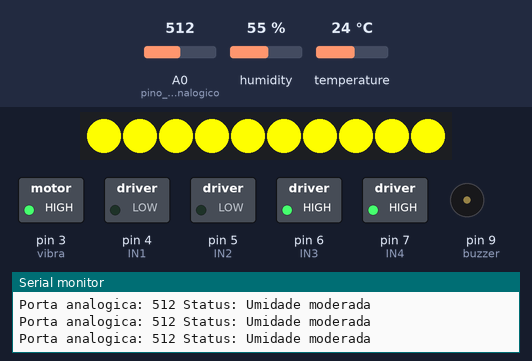
Bench run of a sketch on a simulated Arduino Uno, built with avr-gcc and run on an emulated ATmega328P. Shown: 10 RGB LEDs in strip order, left to right, switched loads named in the sketch (green lamp = pin HIGH), buzzer (waves = sounding), the last lines printed to the serial monitor. The inputs (shaded band) are chosen by the test bench; at power-on: A0 (pino_sinal_analogico) = 512, temperature 24 °C, humidity 55 %. Dim RGB values are drawn brighter than linear.

Above: at 3.8 s.
3.9 s: A0 (pino_sinal_analogico) set to 612
16.5 s: A0 (pino_sinal_analogico) set to 630
At 18.2 s:
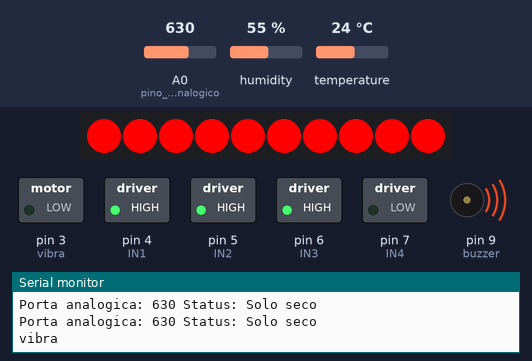
18.3 s: A0 (pino_sinal_analogico) set to 122
At 21.4 s:
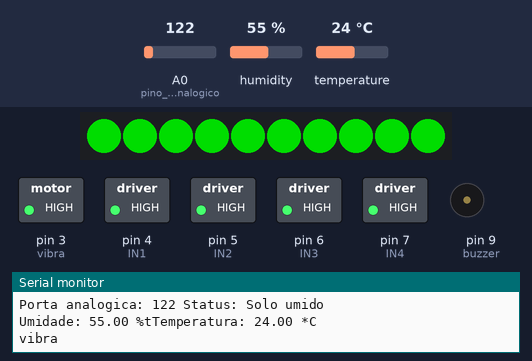
21.6 s: A0 (pino_sinal_analogico) set to 282
25.5 s: A0 (pino_sinal_analogico) set to 316
At 28.1 s:
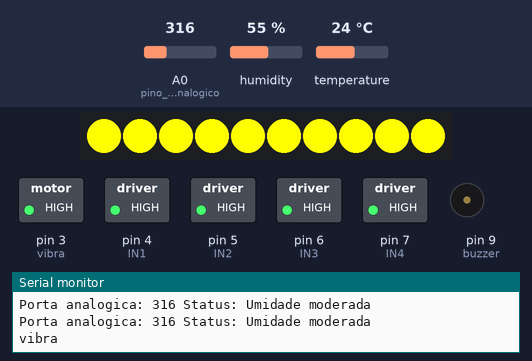
28.4 s: temperature set to 26 °C
32.1 s: temperature set to 29 °C
At 37.0 s:
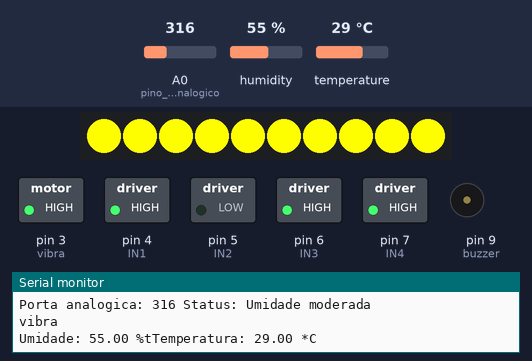
Timing chart, 0 to 45.8 s (numbered marks = the images above; inputs shaded):
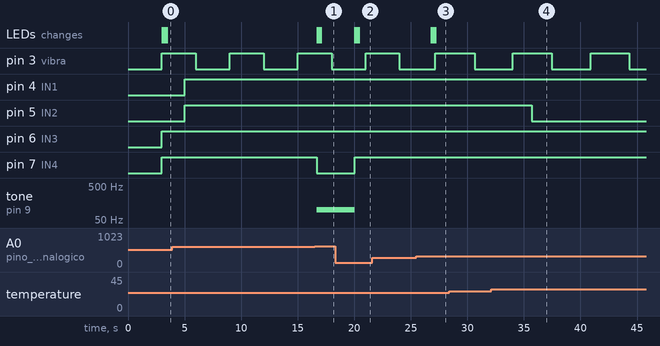

The sketch:

Moisture_sensor011.ino
```cpp
//Programa: Monitoracao de planta usando Arduino - Planta Robô
//Inclusão dos leds RGB
//Inclusão do Sensor de temperatura e umidade
//Inclusão do Buzzer - 20-10-2018 Versão 09.01
//Inclusão do Coller/Temperatura  - 20-10-2018 Versão 10.01
//Inclusão da Bomba de Agua  - 20-10-2018 Versão 11.01
//Autor: Jonas Esteves

//------Led Endereçavel
#include <Adafruit_NeoPixel.h> //Inclusão da biblioteca Led
#ifdef __AVR__
  #include <avr/power.h>
#endif

#include "DHT.h" //Inclusão do DHT

#define PIN 13 //pino do led
#define NUMPIXELS 10 //Quantidade de leds
// Parameter 1 = number of pixels in strip
// Parameter 2 = pin number (most are valid)
// Parameter 3 = pixel type flags, add together as needed:
//   NEO_KHZ800  800 KHz bitstream (most NeoPixel products w/WS2812 LEDs)
//   NEO_KHZ400  400 KHz (classic 'v1' (not v2) FLORA pixels, WS2811 drivers)
//   NEO_GRB     Pixels are wired for GRB bitstream (most NeoPixel products)
//   NEO_RGB     Pixels are wired for RGB bitstream (v1 FLORA pixels, not v2)
Adafruit_NeoPixel pixels = Adafruit_NeoPixel(NUMPIXELS, PIN, NEO_GRB + NEO_KHZ800);

//Sensor de Temperatura
#define DHTPIN A1 // pino que estamos conectado
#define DHTTYPE DHT11 // DHT 11
// Conecte pino 1 do sensor (esquerda) ao +5V
// Conecte pino 2 do sensor ao pino de dados definido em seu Arduino
// Conecte pino 4 do sensor ao GND
// Conecte o resistor de 10K entre pin 2 (dados)
// e ao pino 1 (VCC) do sensor
DHT dht(DHTPIN, DHTTYPE);

//------Definição dos pinos
#define pino_sinal_analogico A0 //Sensor de solo
int valor_analogico; //Valor do Sensor de solo
#define vibra 3 //Motor de Vibração
#define buzzer 9 //Buzzer
float seno;
int frequencia;

//Motores - Definicoes pinos Arduino ligados a entrada da Ponte H
int IN1 = 4; //Motor Cooler +
int IN2 = 5; //Motor Cooler -
int IN3 = 6; //Motor Agua +
int IN4 = 7; //Motor Agua -

void acendeSensor_solo();//Funçao que controla o acendimento do Sensor_solo
void acendeVibra();//Funçao que controla o acendimento do Sensor_solo
void acendeDHT();//Funçao que controla o acendimento do Sensor_solo

//int vibra = 3; //Motor de vibração

unsigned long tempoSensor_solo=0; //Variavel para armazenar o tempo do Sensor_solo
unsigned long tempoVibra=0; //Variavel para armazenar o tempo do Sensor_solo
unsigned long tempoDHT=0; //Variavel para armazenar o tempo do Sensor_solo

bool comutarSensor_solo = false;
bool comutarVibra = false;
bool comutarDHT = false;

void setup()
{
  Serial.begin(9600);
//  strip.begin();//Leds endereçaveis
//  strip.show(); // Initialize all pixels to 'off'

//Led Enderecavel
#if defined (__AVR_ATtiny85__)
  if (F_CPU == 16000000) clock_prescale_set(clock_div_1);
#endif
  // End of trinket special code
  pixels.begin(); // This initializes the NeoPixel library.


  //Sensor de temperatura e umidade
  Serial.println("DHTxx test!");
  // Sensores
  dht.begin(); //Sensor de temperatura e umidade

  pinMode(pino_sinal_analogico, INPUT);
  pinMode(vibra, OUTPUT);
  pinMode(buzzer,OUTPUT);

  //Motores - Define os pinos como saida
  pinMode(IN1, OUTPUT); //Motor Cooler +
  pinMode(IN2, OUTPUT); //Motor Cooler -
  pinMode(IN3, OUTPUT); //Motor Agua +
  pinMode(IN4, OUTPUT); //Motor Agua -
}

void loop()
{
  Sensor_solo(); // Sensor de solo
  Vibra();      // Motor de vibração
  espera();     // Loop de espera - controle de tempo
  //RGBLoop();    //Leds endereçaveis
  Sensor_DHT();

}

void Sensor_solo(){
    if(comutarSensor_solo){
    for(int i=0;i<NUMPIXELS;i++){
    //----Comutar
            //Le o valor do pino A0 do sensor
            valor_analogico = analogRead(pino_sinal_analogico);

            //Mostra o valor da porta analogica no serial monitor
            Serial.print("Porta analogica: ");
            Serial.print(valor_analogico);

            //Solo umido, acende o led verde
            if (valor_analogico > 0 && valor_analogico < 300)
            {
              Serial.println(" Status: Solo umido");
              pixels.setPixelColor(i, pixels.Color(0,150,0)); // Moderately bright green color.
//              digitalWrite(vibra, LOW);
//              Serial.println("não vibra");
              noTone(buzzer);// Sem som
              //Bomba de Agua
              digitalWrite(IN3, HIGH); //Motor Agua +
              digitalWrite(IN4, HIGH); //Motor Agua -
              pixels.show(); // This sends the updated pixel color to the hardware.
            }

            //Solo com umidade moderada, acende led amarelo
            if (valor_analogico > 300 && valor_analogico < 620)
            {
              Serial.println(" Status: Umidade moderada");
              pixels.setPixelColor(i, pixels.Color(250,250,0)); // Moderately bright green color.
//              digitalWrite(vibra, LOW);
//              Serial.println("não vibra");
              noTone(buzzer);// Sem som
              //Bomba de Agua
              digitalWrite(IN3, HIGH); //Motor Agua +
              digitalWrite(IN4, HIGH); //Motor Agua -
              pixels.show(); // This sends the updated pixel color to the hardware.
            }

            //Solo seco, acende led vermelho
            if (valor_analogico > 620 && valor_analogico < 1024)
            {
              Serial.println(" Status: Solo seco");
              pixels.setPixelColor(i, pixels.Color(250,0,0)); // Moderately bright green color.
              //digitalWrite(vibra, HIGH);
              //Serial.println("vibra");
              tone(buzzer, 100);// Envia um sinal sonoro 1KHz
              //Bomba de Agua
              digitalWrite(IN3, HIGH); //Motor Agua +
              digitalWrite(IN4, LOW); //Motor Agua -
              pixels.show(); // This sends the updated pixel color to the hardware.
            }

            }
    //----Comutar
    tempoSensor_solo=millis();
    comutarSensor_solo=false;
    }
}

void Vibra(){
        if(comutarVibra){
        digitalWrite(vibra, !digitalRead(vibra)); //Comando que comuta o estado do pino, se era alto vira baixo e vice-versa
        Serial.println("vibra");
        tempoVibra=millis();
        comutarVibra=false;
        }
}

void Sensor_DHT(){
          if(comutarDHT){
          digitalWrite(DHTPIN, !digitalRead(DHTPIN)); //Comando que comuta o estado do pino, se era alto vira baixo e vice-versa

          // A leitura da temperatura e umidade pode levar 250ms!
            // O atraso do sensor pode chegar a 2 segundos.
            float h = dht.readHumidity();
            float t = dht.readTemperature();
            // testa se retorno é valido, caso contrário algo está errado.
            if (isnan(t) || isnan(h))
            {
              Serial.println("Failed to read from DHT");
            }
            else
            {
              Serial.print("Umidade: ");
              Serial.print(h);
              Serial.print(" %t");
              Serial.print("Temperatura: ");
              Serial.print(t);
              Serial.println(" *C");

                      // Condição de Temperatura.
                      if (dht.readTemperature() >= 28) {
                      digitalWrite(IN1, HIGH);//Cooler Temperatura +
                      digitalWrite(IN2, LOW); //Cooler Temperatura -
                      }
                      if (dht.readTemperature() <= 27) {
                      digitalWrite(IN1, HIGH);//Cooler Temperatura +
                      digitalWrite(IN2, HIGH); //Cooler Temperatura -
                      }
                      // Fim Condição de Temperatura.
            }

        tempoDHT=millis();
        comutarDHT=false;
        }
}


//-----------Controle de Tempo
void espera(){
    //-------Sensor de Solo
    if(!comutarSensor_solo && millis()-tempoSensor_solo>=3000){
    comutarSensor_solo = true;
    }
    //-------Vibra
    if(!comutarVibra && millis()-tempoVibra>=3000){
    comutarVibra = true;
    }
    //-------Sensor de Umidade e temperatura
    if(!comutarDHT && millis()-tempoDHT>=5000){
    comutarDHT = true;
    }
}
```

Measured:
- the behaviour switches between 620 and 621 on A0 (pino_sinal_analogico) (found by bisection; images 0 and 1)
- the behaviour switches between 300 and 301 on A0 (pino_sinal_analogico) (found by bisection; images 2 and 3)
- the behaviour switches between 27 and 28 °C on temperature (found by bisection; images 3 and 4)
- after the input at 16.5 s, pin 7 (IN4): HIGH → LOW after 0.20 s; tone on pin 9 (buzzer): silent → 100 Hz after 0.20 s; the LEDs: first change after 0.21 s (image 1 shows a later state)
- after the input at 18.3 s, pin 7 (IN4): LOW → HIGH after 1.7 s; tone on pin 9 (buzzer): 100 Hz → silent after 1.7 s; the LEDs: first change after 1.8 s (image 2 shows a later state)
- after the input at 25.5 s, the LEDs: first change after 1.3 s (image 3 shows a later state)
- after the input at 32.1 s, pin 5 (IN2): HIGH → LOW after 3.6 s
- by itself, pin 3 (vibra): alternates HIGH for 3.4 s and LOW for 3.5 s
